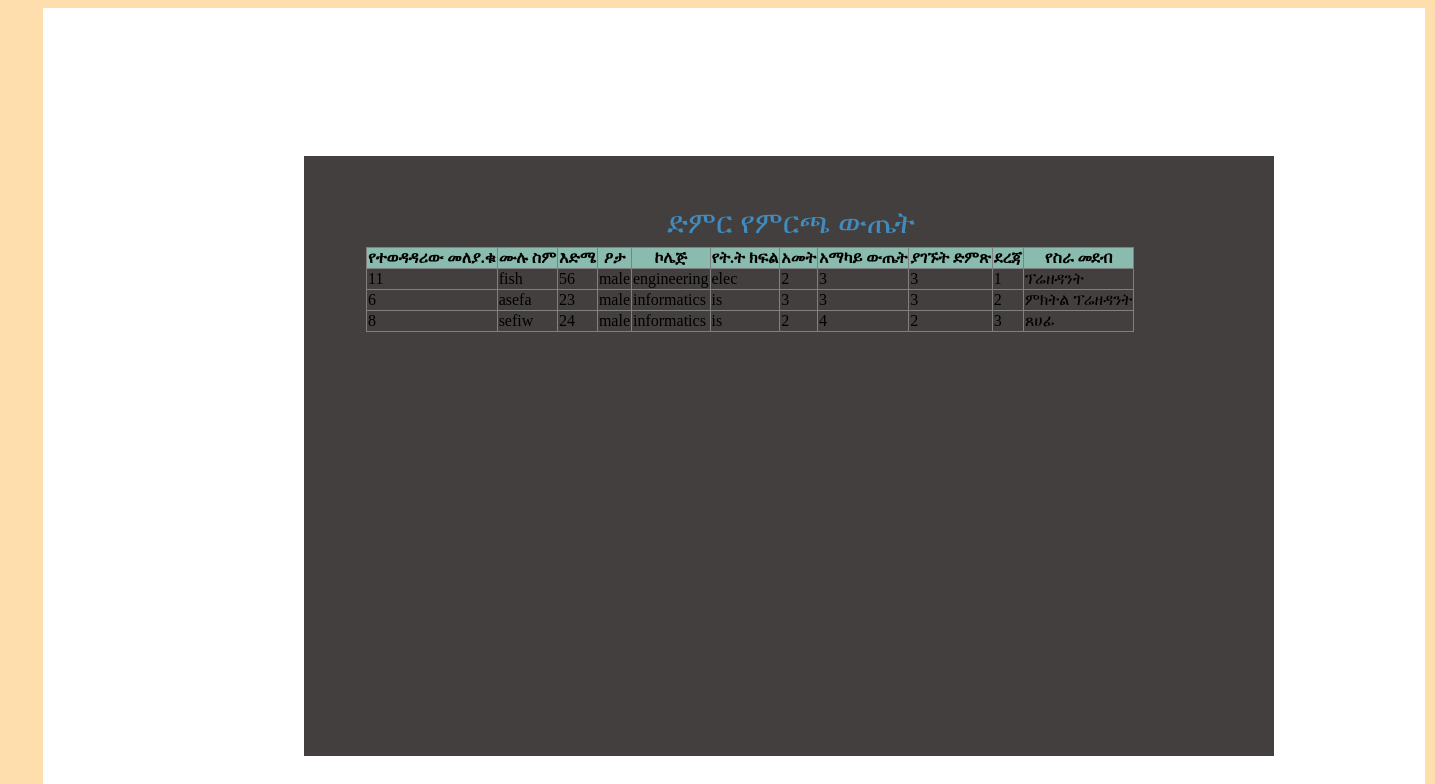
/resultonhome.php, run on the app's committed database.
### tables this page shows
CREATE TABLE IF NOT EXISTS `count` (
  `VOICE` int(11) NOT NULL,
  `candidate_id` varchar(40) NOT NULL,
  PRIMARY KEY (`candidate_id`)
);

CREATE TABLE IF NOT EXISTS `requesttable` (
  `Student_ID` varchar(30) NOT NULL,
  `fname` varchar(15) NOT NULL,
  `lname` varchar(15) NOT NULL,
  `sex` varchar(10) NOT NULL,
  `age` int(11) NOT NULL,
  `collage` varchar(30) NOT NULL,
  `department` varchar(30) NOT NULL,
  `year` varchar(10) NOT NULL,
  `cgpa` float NOT NULL,
  `username` varchar(30) NOT NULL,
  `password` longtext NOT NULL,
  `requesttype` varchar(20) NOT NULL,
  `votestatus` varchar(20) NOT NULL,
  `photo` longtext NOT NULL,
  `approved` varchar(20) NOT NULL,
  `date` datetime NOT NULL,
  PRIMARY KEY (`Student_ID`)
);

### resultonhome.php (the view, shortened to what this page needs)
<html>
<link  href="css/allcss.css" rel="stylesheet" type="text/css"/>
<head>
</head>
<body style="background-color: #FFDEAD">
<div id="container">
		<div id="header">
				</div>
				<div id="content">
				<fieldset style="margin: 50px;width:850px;border: none;">
				<legend align="center" style="color: #418cbe;font-size: 30px;">ድምር የምርጫ ውጤት</legend>
				<table class="data-table"  border="1" style="border-collapse: collapse;">
				<thead style="background-color: #89bcae;"><tr><th>የተወዳዳሪው መለያ.ቁ</th><th>ሙሉ ስም </th><th>እድሜ</th><th>ዖታ</th><th>ኮሌጅ</th><th>የት.ት ክፍል</th><th>አመት</th><th>አማካይ ውጤት</th><th>ያገኙት ድምጽ</th><th>ደረጃ</th><th>የስራ መደብ</th></tr></thead>
				<?php
				$sql=mysql_query("SELECT * FROM count JOIN requesttable ON count.candidate_id=requesttable.Student_ID  ORDER BY VOICE DESC ");
				$rank=1;
				while($row1=mysql_fetch_assoc($sql))
				{
                   if($rank==1)
                   $selected='ፕሬዘዳንት';
                   elseif($rank==2)
                   $selected='ምክትል ፕሬዘዳንት';
                   elseif($rank==3)
                   $selected='ጸሀፊ';
                   else
                   $selected='አባል';
                   ?>
				<tr><td><?php echo $row1['candidate_id']; ?></td><td><?php echo $row1['fname'];?></td><td><?php echo $row1['age'];?></td><td><?php echo $row1['sex'];?></td><td><?php echo $row1['collage'];?></td><td><?php echo $row1['department'];?></td><td><?php echo $row1['year'];?></td><td><?php echo $row1['cgpa'];?></td><td><?php echo $row1['VOICE'];?></td><td><?php echo $rank;?></td><td><?php echo $selected;?></td></tr>
				<?PHP
				$rank++;
				}
				?>
				</table>
				</fieldset>
		    </div>
	</div>
</body>
</html><?php

### css/allcss.css (style rules this page uses)
body { background-size: cover; background-color: #fff; }
#header { height: 110px; width: 1200px; border: 5px; }
#container { padding-bottom: 30px; padding-top: 30px; padding-left: 30px; margin-left: 35px; height: auto; width: 1350px; background-color: #fff; border:1px Solid #ffffff; display:block; margin-bottom: -10px; }
#content { background-color: #443f3f; width: 970px; height: 600px; margin-left: 230px; margin-top: 7px; overflow-x: hidden; overflow-y: hidden; }

### data on the page
count: candidate_id "11", requesttable.fname "fish", requesttable.age "56", requesttable.sex "male", requesttable.collage "engineering", requesttable.department "elec", requesttable.year "2", requesttable.cgpa "3", VOICE "3", selected "ፕሬዘዳንት"
count: candidate_id "6", requesttable.fname "asefa", requesttable.age "23", requesttable.sex "male", requesttable.collage "informatics", requesttable.department "is", requesttable.year "3", requesttable.cgpa "3", VOICE "3", selected "ምክትል ፕሬዘዳንት"
count: candidate_id "8", requesttable.fname "sefiw", requesttable.age "24", requesttable.sex "male", requesttable.collage "informatics", requesttable.department "is", requesttable.year "2", requesttable.cgpa "4", VOICE "2", selected "ጸሀፊ"
